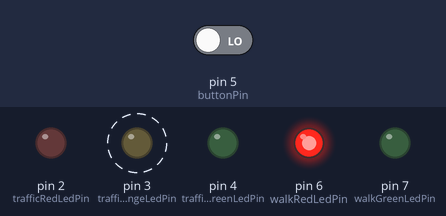
Simulated run of this sketch. Board: Arduino Uno, built with avr-gcc and run on an emulated ATmega328P. Parts: output pins drawn as LEDs (lit = HIGH). Dashed ring = blinking. The test bench sets the inputs (shaded band); at power-on: pin 5 (buttonPin) LOW.

Above: at 7.9 s.
8.0 s: pin 5 (buttonPin) driven HIGH
At 8.5 s:
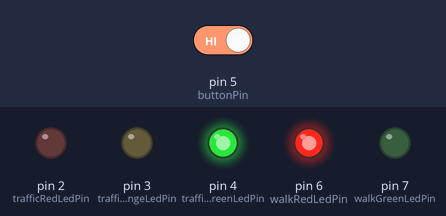
At 13.5 s:
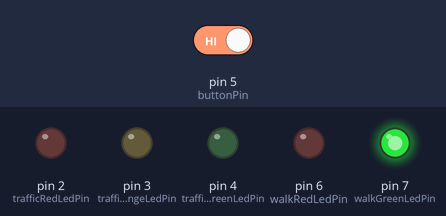
Timing chart, 0 to 30.5 s (numbered marks = the images above; inputs shaded):
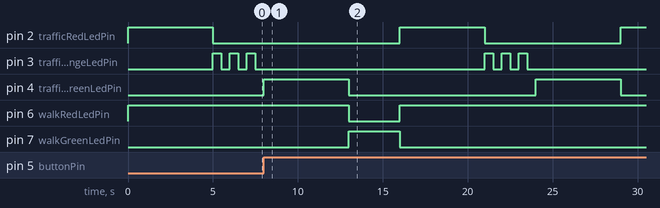

Measured:
- after the input at 8.0 s, pin 6 (walkRedLedPin): HIGH → LOW after 5.0 s, → HIGH 3.0 s later; pin 7 (walkGreenLedPin): LOW → HIGH after 5.0 s, → LOW 3.0 s later
- by itself, pin 4 (trafficGreenLedPin): alternates HIGH for 5.0 s and LOW for 11.0 s

The sketch:

Traffic_light_and_crosswalk.ino
```cpp
const int trafficRedLedPin = 2;
const int trafficOrangeLedPin = 3;
const int trafficGreenLedPin = 4;

const int buttonPin = 5;

const int walkRedLedPin = 6;
const int walkGreenLedPin = 7;


int buttonState = 0;

int memory = LOW;


void setup() {
  // put your setup code here, to run once:
  pinMode(trafficRedLedPin, OUTPUT);
  pinMode(trafficOrangeLedPin, OUTPUT);
  pinMode(trafficGreenLedPin, OUTPUT);

  pinMode(buttonPin, INPUT);

  pinMode(walkRedLedPin, OUTPUT);
  pinMode(walkGreenLedPin, OUTPUT);
}

void loop() {
  // put your main code here, to run repeatedly:
  digitalWrite(walkRedLedPin, HIGH);

  digitalWrite(trafficRedLedPin, HIGH);
  delay(5000);
  digitalWrite(trafficRedLedPin, LOW);

  for(int i = 1; i <= 3; i++) {
    digitalWrite(trafficOrangeLedPin, HIGH);
    delay(500);
    digitalWrite(trafficOrangeLedPin, LOW);
    delay(500);
  }

  digitalWrite(trafficGreenLedPin, HIGH);
  delay(5000);
  digitalWrite(trafficGreenLedPin, LOW);

  buttonState = digitalRead(buttonPin);

  if(buttonState != memory && buttonState == HIGH) {
    digitalWrite(walkRedLedPin, LOW);
    digitalWrite(walkGreenLedPin, HIGH);
    delay(3000);
    digitalWrite(walkGreenLedPin, LOW);
  }

  memory = buttonState;
}
```
